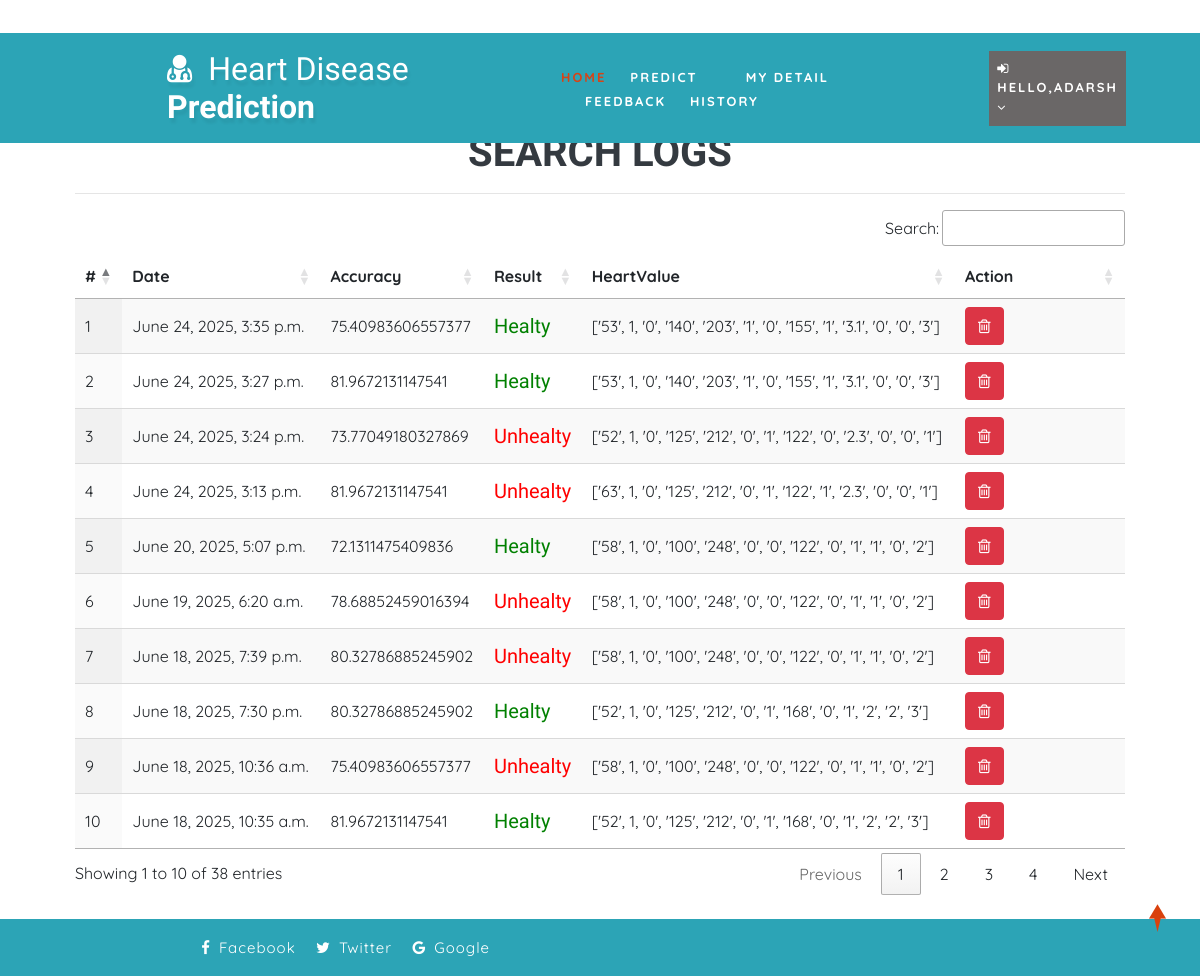
The page /view_search_pat (signed in) on the database its author committed.
### health/models.py (models this page shows, shortened)
class Search_Data(models.Model):
    patient = models.ForeignKey(Patient, on_delete=models.CASCADE, null=True)
    prediction_accuracy = models.CharField(max_length=100,null=True,blank=True)
    result = models.CharField(max_length=100,null=True,blank=True)
    values_list = models.CharField(max_length=100,null=True,blank=True)
    created = models.DateTimeField(auto_now=True,null=True)

### health/views.py (the view)
# urls.py: path('view_search_pat', view_search_pat,name="view_search_pat"),
@login_required(login_url="login")
def view_search_pat(request):
    doc = None
    try:
        doc = Doctor.objects.get(user=request.user)
        data = Search_Data.objects.filter(patient__address__icontains=doc.address).order_by('-id')
    except:
        try:
            doc = Patient.objects.get(user=request.user)
            data = Search_Data.objects.filter(patient=doc).order_by('-id')
        except:
            data = Search_Data.objects.all().order_by('-id')
    return render(request,'view_search_pat.html',{'data':data})

### health/templates/view_search_pat.html
{% extends 'index.html' %}
{% load static %}
{% block body %}
<div class="container-fluid" style="width:90%;margin-top:8%">
                    <div class="container-fluid">
                        <h1 align="center" class="w3ls-title text-uppercase text-dark font-weight-bold">Search Logs</h1>
                         </div><hr>
                                <table id="example" class="display" style="width:100%">
                                  <thead>
                                    <tr>
                                      <th>#</th>
                                      {% if request.user.patient_set.all.0 %}
                                      <th>Date</th>
                                      {% else %}
                                      <th>Patient Name</th>
                                      {% endif %}
                                      <th>Accuracy</th>
                                      <th>Result</th>
                                      <th>HeartValue</th>
                                      <th>Action</th>
                                  </tr>
                              </thead>
                              <tbody>
                              {% for i in data %}
                                <tr>
                                  <td>{{forloop.counter}}</td>
                                  {% if request.user.patient_set.all.0 %}
                                    <td>{{i.created}}</td>
                                  {% else %}
                                  <td>{{i.patient.user.first_name}} {{i.patient.user.last_name}}</td>
                                  {% endif %}
                                    <td>{{i.prediction_accuracy}}</td>
                                    <td>{% if i.result == "0" %}
                                      <h5 style="color:green">Healty</h5>
                                      {% else %}
                                      <h5 style="color:red">Unhealty</h5>
                                  {% endif %}
                                  </td>
                                  <td>{{i.values_list}}</td>
                                  <td style="width:150px">
                                      <a href="/delete_searched/{{i.id}}" ><button class="btn btn-danger" onclick="return confirm('Are you sure?')"><i class="fa fa-trash-o"></i></button></a></td>
                              </tr>
                              {% endfor %}
                          </tbody>
                      </table>
                  </div>
{% endblock %}

### health/templates/index.html (shortened to what this page needs)
<!DOCTYPE html>
{% load static %}
<html lang="zxx">
<head>
	<link rel="stylesheet" href="{% static 'css/bootstrap.css' %}">
	<link href="{% static 'css/css_slider.css' %}" type="text/css" rel="stylesheet" media="all">
	<link rel="stylesheet" href="{% static 'css/style.css' %}" type="text/css" media="all" />
	<link href="{% static 'css/font-awesome.min.css' %}" rel="stylesheet">
<link rel='stylesheet' type='text/css' href="https://cdn.datatables.net/1.10.21/css/jquery.dataTables.min.css">
<link rel='stylesheet' type='text/css' href="https://cdn.datatables.net/buttons/1.6.2/css/buttons.dataTables.min.css">
</head>
<body>
	<div id="home" style="margin-bottom:2%">
		<header>
			<div class="top-bar py-3">
				<div class="container">
					<div class="row">
						<div class="col-xl-7 col-lg-6 col-md-4 top-social-agile text-md-right text-center mt-md-0 mt-2">
							<div class="row">
								<div class="col-xl-3 col-lg-4 col-6 top-w3layouts p-md-0 text-right">
								</div>
								<div class="col-xl-3 col-lg-4 col-6 header-w3layouts text-md-right text-left">
								</div>
							</div>
						</div>
					</div>
				</div>
			</div>
		</header>
		<div class="main-top" style="background:rgb(44, 164, 182)">
			<div class="container-fluid">
				<div class="header d-md-flex justify-content-between align-items-center py-3">
					<div id="logo" style="margin-left:13%">
						<h1>
							<a href="index.html">
								<span class="fa fa-user-md mr-2"></span>
								<span class="logo-sp">Heart Disease</span> Prediction
							</a>
						</h1>
					</div>
					{% if request.user.is_staff %}
					<div class="nav_w3ls" style="margin-right:4%">
						<nav>
							<label for="drop1" class="toggle">Menu</label>
							<input type="checkbox" id="drop1" />
							<ul class="menu" style="padding:15px;width:100%">
								<li class="mx-lg-4 mx-md-3 my-md-0 my-2"><a href="{% url 'admin_home' %}" >Home</a></li>
								<li>
									<label for="drop-2" class="toggle toogle-2"> <span class="fa fa-angle-down" aria-hidden="true"></span>
									</label>
									<a href="#"> Doctor <span class="fa fa-angle-down" aria-hidden="true"></span></a>
									<ul style="margin-top:2%;width:40%;margin-right:0%">
										<li style="width:100%;"><a href="/add_doctor" class="drop-text">Add Doctor</a></li>
										<li style="width:100%;"><a href="/view_doctor" class="drop-text">View Doctor</a></li>
									</ul>
								</li>
								<li class="mx-lg-4 mx-md-3 my-md-0 my-2"><a href="/view_patient">Patient</a></li>
								<li class="mx-lg-4 mx-md-3 my-md-0 my-2">
									<a href="/view_search_pat">Searched Data</a></li>
								<li><a href="/view_feedback">Feedback</a></li>
							</ul>
						</nav>
					</div>
					<div class="nav_w3ls" style="margin-right:3%">
						<nav>
							<label for="drop2" class="toggle">Menu</label>
							<input type="checkbox" id="drop2" />
							<ul class="menu">
								<li class="mx-lg-4 mx-md-3 my-md-0 my-2" style="background:red;padding:8px">
									<label for="drop-2" class="toggle toogle-2"> <span class="fa fa-angle-down" aria-hidden="true"></span>
									</label>
									<a href="#"><i class="fa fa-user"></i> {{request.user.username}} <span class="fa fa-angle-down" aria-hidden="true"></span></a>
									<ul style="margin-top:10%;width:80%;margin-right:5%">
										<li style="width:100%;"><a href="{% url 'change_password' %}" class="drop-text">Password</a></li>
										<li style="width:100%;"><a href="{% url 'logout' %}" class="drop-text">Logout</a></li>
									</ul>
								</li>
							</ul>
						</nav>
					</div>
					{% elif request.user.patient_set.all.0 %}
					<div class="nav_w3ls" style="margin-left:5%;font-weight:bold">
						<nav>
							<ul class="menu" style="padding:15px;width:100%">
								<li><a href="{% url 'patient_home' %}" class="active">Home</a></li>
								<li class="mx-lg-4 mx-md-3 my-md-0 my-2"><a href="/add_heartdetail">Predict</a></li>
								<li class="mx-lg-4 mx-md-3 my-md-0 my-2"><a href="/profile_doctor">My Detail</a></li>
								<li class="mx-lg-4 mx-md-3 my-md-0 my-2"><a href="/sent_feedback">Feedback</a></li>
								<li><a href="/view_search_pat">History</a></li>
							</ul>
						</nav>
					</div>
					<div class="nav_w3ls" style="margin-right:3%">
						<nav>
							<ul class="menu">
								<li class="mx-lg-4 mx-md-3 my-md-0 my-2" style="background:#6a6767;padding:8px">
									<a href="#"><i class="fa fa-sign-in"></i> Hello,{{request.user.username}} <span class="fa fa-angle-down" aria-hidden="true"></span></a>
								</li>
							</ul>
						</nav>
					</div>
					{% endif %}
				</div>
			</div>
		</div>
		{% block body %}
		{% endblock %}
	</div>
	<div class="copy-w3pvt" style="background:rgb(44, 164, 182);color:white">
		<div class="container py-3">
			<div class="row">
				<div class="col-lg-5 w3ls_footer_grid_left1_pos text-lg-right text-center mt-lg-0 mt-2">
					<ul style="color:white">
						<li>
							<a href="#" style="color:white" class="facebook">
								<span class="fa fa-facebook-f mr-2"></span>Facebook</a>
						</li>
						<li class="mx-3">
							<a href="#" style="color:white" class="twitter">
								<span class="fa fa-twitter mr-2"></span>Twitter</a>
						</li>
						<li>
							<a href="#" style="color:white" class="google">
								<span class="fa fa-google mr-2"></span>Google</a>
						</li>
					</ul>
				</div>
			</div>
		</div>
	</div>
	<a href="#home" style="color:white" class="move-top text-center"></a>
</body>
</html>

### health/static/css/style.css (style rules this page uses)
body { padding: 0; margin: 0; background: #FFF; font-family: 'Quicksand', sans-serif; }
body a, body button { transition: 0.5s all; -webkit-transition: 0.5s all; -moz-transition: 0.5s all; -o-transition: 0.5s all; -ms-transition: 0.5s all; text-decoration: none; }
html { scroll-behavior: smooth; }
h1, h2, h3, h4, h5, h6 { margin: 0; padding: 0; font-family: 'Mukta', sans-serif; }
ul, ol { margin: 0; padding: 0; }
a.move-top { width: 34px; height: 34px; background: url(../images/move-top.png) no-repeat; display: inline-block; position: fixed; bottom: 4%; right: 2%; z-index: 0; }
#home { position: relative; }
.main-top { position: absolute; z-index: 999; width: 100%; background: rgba(0, 0, 0, 0.4); }
nav { margin: 0; padding: 0; }
#logo a { float: left; display: initial; font-weight: 700; font-size: 32px; color: #fff; text-shadow: 2px 5px 3px rgba(0, 0, 0, 0.06); padding: 0; }
span.logo-sp { font-weight: 100; }
nav:after { content: ""; display: table; clear: both; }
nav ul { float: right; padding: 0; margin: 0; list-style: none; position: relative; }
nav ul li { margin: 0px; display: inline-block; float: left; }
nav a { padding: 0; color: #fff; font-size: 13px; letter-spacing: 2px; font-weight: 700; text-transform: uppercase; display: inline-block; transition: 0.5s all; -webkit-transition: 0.5s all; -moz-transition: 0.5s all; -o-transition: 0.5s all; -ms-transition: 0.5s all; }
.menu li a.active, .menu li a:hover { color: #2196f3; transition: 0.5s all; -webkit-transition: 0.5s all; -moz-transition: 0.5s all; -o-transition: 0.5s all; -ms-transition: 0.5s all; color: #d84315; }
li>a:only-child:after { content: ''; }
.w3ls_footer_grid_left1_pos ul li, ul.list-part li { display: inline-block; }
.w3ls_footer_grid_left1_pos ul li a { color: #000; text-decoration: none; letter-spacing: 1px; font-size: 15px; }

### rows shown on the page
Search_Data: created "June 24, 2025, 3:35 p.m.", prediction_accuracy "75.40983606557377", result "Healty", values_list "['53', 1, '0', '140', '203', '1', '0', '155', '1', '3.1', '0', '0', '3']"
Search_Data: created "June 24, 2025, 3:27 p.m.", prediction_accuracy "81.9672131147541", result "Healty", values_list "['53', 1, '0', '140', '203', '1', '0', '155', '1', '3.1', '0', '0', '3']"
Search_Data: created "June 24, 2025, 3:24 p.m.", prediction_accuracy "73.77049180327869", result "Unhealty", values_list "['52', 1, '0', '125', '212', '0', '1', '122', '0', '2.3', '0', '0', '1']"
Search_Data: created "June 24, 2025, 3:13 p.m.", prediction_accuracy "81.9672131147541", result "Unhealty", values_list "['63', 1, '0', '125', '212', '0', '1', '122', '1', '2.3', '0', '0', '1']"
Search_Data: created "June 20, 2025, 5:07 p.m.", prediction_accuracy "72.1311475409836", result "Healty", values_list "['58', 1, '0', '100', '248', '0', '0', '122', '0', '1', '1', '0', '2']"
Search_Data: created "June 19, 2025, 6:20 a.m.", prediction_accuracy "78.68852459016394", result "Unhealty", values_list "['58', 1, '0', '100', '248', '0', '0', '122', '0', '1', '1', '0', '2']"
Search_Data: created "June 18, 2025, 7:39 p.m.", prediction_accuracy "80.32786885245902", result "Unhealty", values_list "['58', 1, '0', '100', '248', '0', '0', '122', '0', '1', '1', '0', '2']"
Search_Data: created "June 18, 2025, 7:30 p.m.", prediction_accuracy "80.32786885245902", result "Healty", values_list "['52', 1, '0', '125', '212', '0', '1', '168', '0', '1', '2', '2', '3']"
Search_Data: created "June 18, 2025, 10:36 a.m.", prediction_accuracy "75.40983606557377", result "Unhealty", values_list "['58', 1, '0', '100', '248', '0', '0', '122', '0', '1', '1', '0', '2']"
Search_Data: created "June 18, 2025, 10:35 a.m.", prediction_accuracy "81.9672131147541", result "Healty", values_list "['52', 1, '0', '125', '212', '0', '1', '168', '0', '1', '2', '2', '3']"

### other values the page prints
{{ request.user.username }} "ADARSH"
